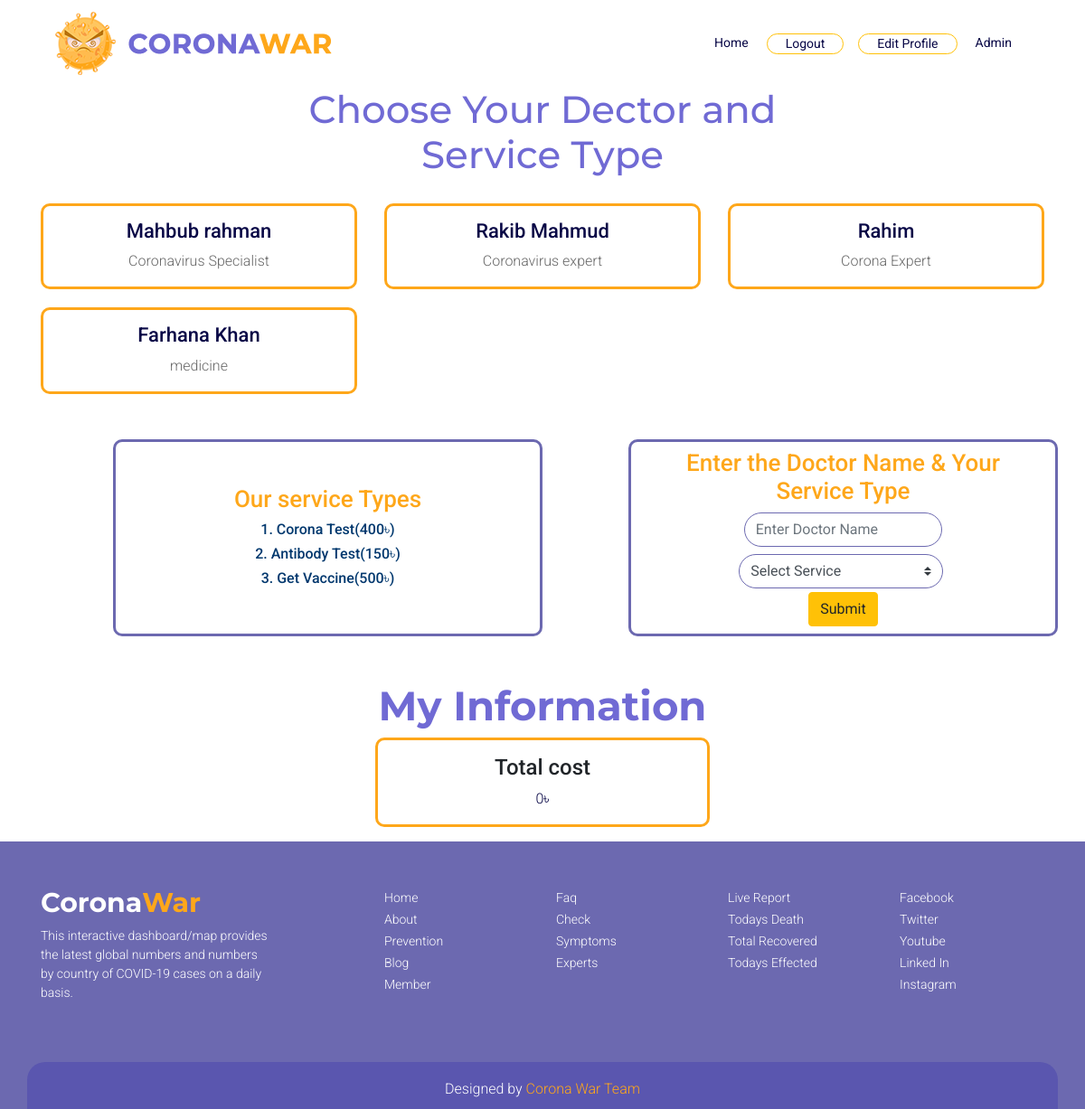
/patient.php (signed in), run on the app's committed database.
### tables this page shows
CREATE TABLE `doctors` (
  `ID` int(11) NOT NULL,
  `NAME` varchar(255) NOT NULL,
  `TYPE` varchar(255) NOT NULL,
  `EMAIL` varchar(255) NOT NULL,
  `PASS` int(11) NOT NULL
);

### patient.php (the view, shortened to what this page needs)
<?php
include("dataconfig.php");
$selectsql="SELECT * FROM doctors";
$conn->query($selectsql);
$result_doc=$conn->query($selectsql);
$sum=0;
?>
<!DOCTYPE html>
<html lang="en">
<head>
	<link rel="stylesheet" href="fontawesome/css/all.css">
	<link rel="stylesheet" href="css/bootstrap.css">
	<link rel="stylesheet" href="css/patient.css">
	<link rel="stylesheet" href="css/media.css">
</head>
<body>
	<header>
		<div class="container">
      <nav class="navbar navbar-expand-lg navbar-light">
        <a class="navbar-brand l_img" href="index.php">
          <img class="img-fluid" src="images/logo.png" alt="logo">
        </a>
        <div class="collapse navbar-collapse menu" id="navbarNav">
          <ul class="navbar-nav ml-auto">
            <li class="nav-item active">
              <a class="nav-link" href="index.php">Home</a>
            </li>
            <li class="nav-item border rounded-pill border-warning float-left">
              <a class="nav-link" href="logout.php">Logout</a>
            </li>
            <li class="nav-item border rounded-pill border-warning float-left ml-3">
              <a class="nav-link" href="patientEditProfile.php" >Edit Profile</a>
            </li>
            <li class="nav-item float-left">
              <a class="nav-link" href="#">
                <?php
                echo isset($_SESSION['username'])?$_SESSION['username']:"";
                ?>
              </a>
            </li>
          </ul>
        </div>
      </nav>
    </div>
  </header>
  <section class="meet" id="experts">
    <div class="container">
      <div class="row">
        <div class="offset-lg-3 col-lg-6 offset-md-3 col-md-8 text-center meet_title">
          <h1 class="custom_h1">Choose Your Dector and Service Type</h1>
        </div>
      </div>
      <div class="row">
        <?php while ($doctor=$result_doc->fetch_assoc()) {?>
          <div class="col-md-4 col-12 text-center c_padding">
            <div class="meet_content" >
                <h3><?php echo $doctor['NAME'];?></h3>
                <p><?php echo $doctor['TYPE'];?></p>
              </div>
          </div>
          <?php }?>
        </div>
        <div class="row">
          <div class="offset-1 col-md-5 col-12 text-center service_content">
            <div class="mt-5">
              <h3>Our service Types</h3>
            </div>
            <div>
              <h6>1. Corona Test(400৳)</h6>
              <h6>2. Antibody Test(150৳)</h6>
              <h6>3. Get Vaccine(500৳)</h6>
            </div>
          </div>
          <div class="offset-1 col-md-5 col-12 text-center service_content">
            <div class="mt-2">
              <h3>Enter the Doctor Name & Your Service Type</h3>
            </div>
            <div>
              <form action=" <?php echo $_SERVER['PHP_SELF'];?> " method="post">
                <input type="name" class="offset-3 form-control col-md-6 mt-2 c_form_control" name="dd_name" id="dd_name" aria-describedby="dd_name" placeholder="Enter Doctor Name" required>
                <div class="offset-2 col-md-7 mt-2">
                  <select name="test_type" id="test_type" class="custom-select ml-3 c_form_control">
                    <option selected>Select Service</option>
                  </select>
                </div>
                <button type="submit" name="add_info" class="btn btn-warning radious mt-1 mb-2">Submit</button>
              </form>
            </div>
          </div>
        </div>
      </div>
    </section>
    <section class="container">
      <div class="row">
        <div class="col-md-12">
          <h1 class="offset-lg-3 col-lg-6 offset-md-3 col-md-8 text-center meet_title custom_h1">My Information</h1>
        </div>
            </div>
            <div class="offset-4 mb-3 col-md-4 text-center p_list">
              <h4 class="offset-lg-3 mt-3 col-lg-6 offset-md-3 col-md-8  meet_title custom_h4">Total cost</h4>
              <p class="custom_p"><?php echo $sum; ?>৳</p>
            </div>
          </section>
          <footer>
            <div class="container">
              <div class="row" style="padding-bottom: 50px;">
                <div class="col-lg-3 col-sm-12 col-12 coronawar">
                  <h3>Corona<span>War</span></h3>
                  <p>This interactive dashboard/map provides the latest global numbers and numbers by country of COVID-19 cases on a daily basis.</p>
                </div>
                <div class="offset-lg-1 col-lg-1 offset-md-2 col-md-1 offset-sm-2  col-sm-2 offset-1 col-5 f_contact">
                  <ul class="list-unstyled">
                    <li><a href="#home">Home</a></li>
                    <li><a href="#about">About</a></li>
                    <li><a href="#prenention">Prevention</a></li>
                    <li><a href="#blog">Blog</a></li>
                    <li><a href="#">Member</a></li>
                  </ul>
                </div>
                <div class="offset-md-1 col-md-1 offset-md-1 col-md-1 offset-sm-0 col-sm-2 offset-1 col-4 f_contact">
                  <ul class="list-unstyled">
                    <li><a href="#faq">Faq</a></li>
                    <li><a href="#">Check Symptoms</a></li>
                    <li><a href="index.php">Experts</a></li>
                  </ul>
                </div>
                <div class="offset-lg-1 col-lg-2 offset-md-1 col-md-3 offset-sm-0  col-sm-3 offset-1 col-5 f_contact">
                  <ul class="list-unstyled">
                    <li><a href="index.php">Live Report</a></li>
                    <li><a href="index.php">Todays Death</a></li>
                    <li><a href="index.php">Total Recovered</a></li>
                    <li><a href="index.php">Todays Effected</a></li>
                  </ul>
                </div>
                <div class="offset-lg-0 col-lg-1 offset-md-0 col-md-2 offset-sm-0  col-sm-2 offset-1  col-4 f_contact">
                  <ul class="list-unstyled">
                    <li><a href="#">Facebook</a></li>
                    <li><a href="#">Twitter</a></li>
                    <li><a href="#">Youtube</a></li>
                    <li><a href="#">Linked In</a></li>
                    <li><a href="#">Instagram</a></li>
                  </ul>
                </div>
              </div>
              <div class="row designed">
                <div class="col-12">
                  <h2>Designed by <a href="#" target="_blank">Corona War Team</a></h2>
                </div>
              </div>
            </div>
          </footer>
        </body>
        </html>

### css/patient.css (style rules this page uses)
body { font-family: 'Roboto', sans-serif; }
.menu ul li a { font-size: 14px; color: #080746 !important; padding: 0 20px !important; transition: 1s; }
.meet { padding-bottom: 50px; }
.c_padding { padding-top: 70px; }
.meet_title h1 { font-weight: 500; font-size: 42px; color: #706ad4; }
.meet_content { background-color: #ffffff; position: relative; margin-top: -50px; border-radius: 10px; border: 3px solid #fea71a; }
.meet_content h3 { font-weight: 500; font-size: 22px; color: #080746; padding-top: 15px; }
.meet_content p { font-weight: 300; font-size: 16px; color: #666666; }
.service_content { background-color: #ffffff; position: relative; margin-top: 50px; border-radius: 10px; border: 3px solid #6C69B0; }
.service_content h3 { font-weight: 500; font-size: 26px; color: #fea71a; }
.service_content h6 { font-weight: 500; font-size: 16px; color: #01386e; }
.c_form_control { border-radius: 20px; border: 1px solid #6c69b0; }
.custom_h1 { font-family: 'Montserrat', sans-serif; font-weight: 700; font-size: 45px; color: #706ad4; }
.p_list { background-color: #ffffff; position: relative; margin-top: 0; border-radius: 10px; border: 3px solid #fea71a; }
.custom_p { font-weight: 300; font-size: 16px; color: #080746; }
footer { background-color: #6c69b0; padding-top: 50px; }
.coronawar h3 { font-family: 'Montserrat', sans-serif; font-weight: 700; font-size: 30px; color: #ffffff; }
.coronawar h3 span { color: #fea71a; }
.coronawar p { font-weight: 300; font-size: 14px; color: #ffffff; }
.f_contact ul li a { font-weight: 300; font-size: 14px; color: #ffffff; text-decoration: none; transition: 1s; }
.designed { background-color: #5a56af; padding: 20px 0 5px 0px; border-top-left-radius: 20px; border-top-right-radius: 20px; }
.designed h2 { font-weight: 300; font-size: 16px; color: #ffffff; text-align: center; }
.designed h2 a { color: #fea71a; text-decoration: none; transition: 1s; }

### data on the page
doctors: NAME "Mahbub rahman", TYPE "Coronavirus Specialist"
doctors: NAME "Rakib Mahmud", TYPE "Coronavirus expert"
doctors: NAME "Rahim", TYPE "Corona Expert"
doctors: NAME "Farhana Khan", TYPE "medicine"

### other printed values
$_SESSION['username'] "Admin"
$sum "0"
